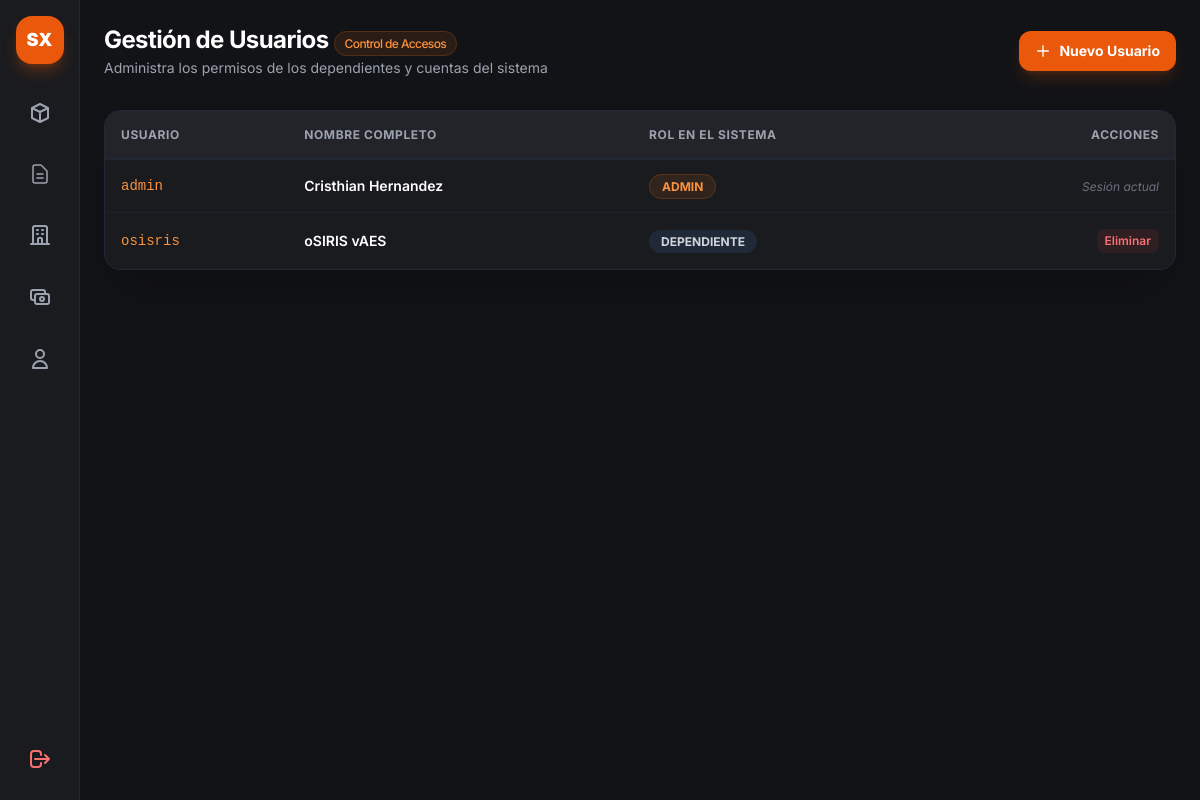
/admin/usuarios (signed in), run on an earlier commit of the app's database.
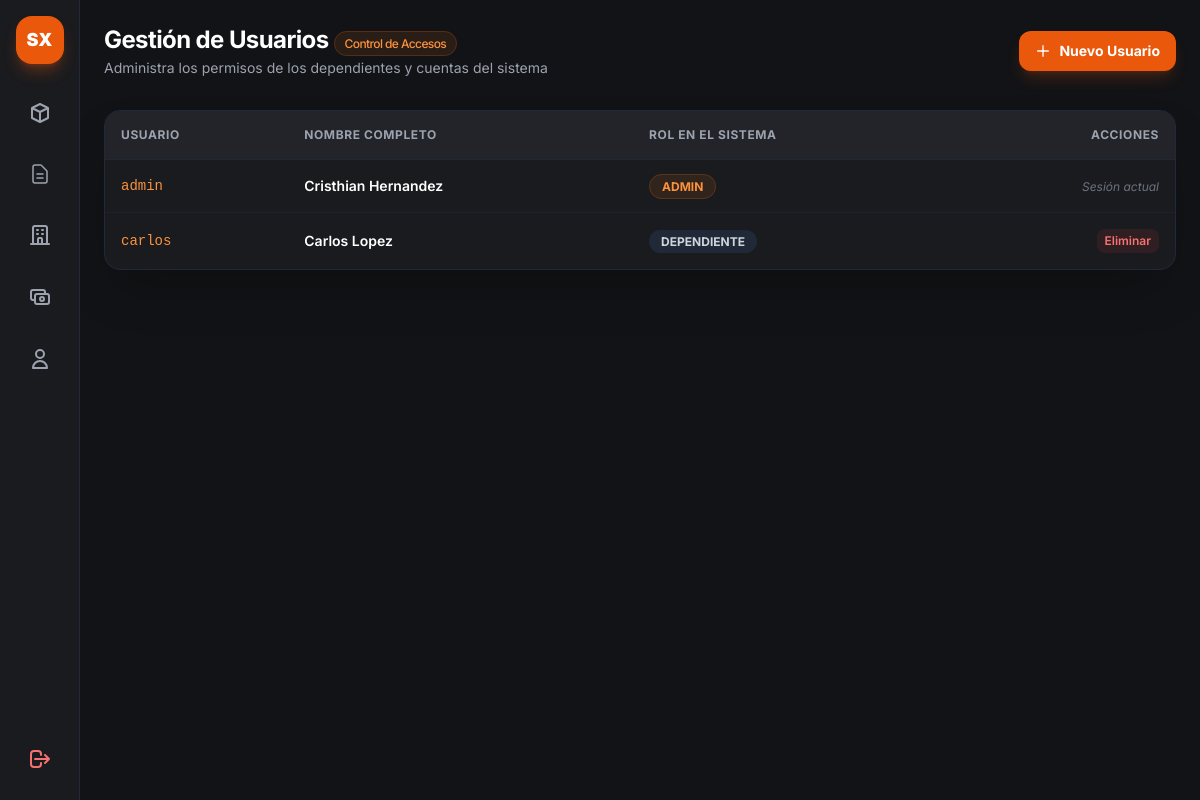
And on a later commit of the database.
### app.py (models this page shows)
class Usuario(db.Model):
    __tablename__ = 'usuarios'
    id = db.Column(db.Integer, primary_key=True)
    username = db.Column(db.String(50), unique=True, nullable=False)
    password = db.Column(db.String(100), nullable=False)
    nombre = db.Column(db.String(100), nullable=False)
    rol = db.Column(db.String(20), default='dependiente')

### app.py (the view)
@app.route('/admin/usuarios')
def vista_usuarios():
    if 'user' not in session or session.get('rol') != 'admin':
        return redirect(url_for('login'))
    usuarios = Usuario.query.all()
    return render_template('admin_usuarios.html', usuarios=usuarios)

### app.py (called while the page is built)
@app.context_processor
def inject_today():
    return {'hoy': date.today()}

### templates/admin_usuarios.html (shortened to what this page needs)
{% extends "base.html" %}
{% block content %}
    <header class="p-6 pb-2 flex justify-between items-center">
        <div>
            <h1 class="text-2xl font-bold text-white tracking-tight">Gestión de Usuarios <span
                    class="text-xs font-medium px-2.5 py-1 rounded-full bg-orange-500/10 text-orange-400 border border-orange-500/20">Control
                    de Accesos</span></h1>
            <p class="text-sm text-gray-400 mt-0.5">Administra los permisos de los dependientes y cuentas del
                sistema</p>
        </div>
        <button onclick="abrirModalUsuario()"
            class="px-4 py-2.5 bg-orange-600 hover:bg-orange-500 text-white font-bold rounded-xl transition flex items-center gap-2 text-sm shadow-lg shadow-orange-600/20 active:scale-95">
            <svg class="w-4 h-4" fill="none" stroke="currentColor" viewBox="0 0 24 24">
                <path stroke-linecap="round" stroke-linejoin="round" stroke-width="2" d="M12 4v16m8-8H4" />
            </svg>
            <span>Nuevo Usuario</span>
        </button>
    </header>
    <section class="p-6 flex-1">
        <div class="bg-[#1a1b1e] border border-gray-800 rounded-2xl overflow-hidden shadow-2xl">
            <table class="w-full text-left border-collapse">
                <thead>
                    <tr
                        class="border-b border-gray-800 text-xs font-semibold text-gray-400 uppercase tracking-wider bg-[#222429]">
                        <th class="p-4">Usuario</th>
                        <th class="p-4">Nombre Completo</th>
                        <th class="p-4">Rol en el Sistema</th>
                        <th class="p-4 text-right">Acciones</th>
                    </tr>
                </thead>
                <tbody class="divide-y divide-gray-800/60 text-sm">
                    {% for u in usuarios %}
                    <tr class="hover:bg-gray-800/30 transition-colors">
                        <td class="p-4 font-mono text-orange-400 font-medium">{{ u.username }}</td>
                        <td class="p-4 text-white font-semibold">{{ u.nombre }}</td>
                        <td class="p-4">
                            <span
                                class="px-3 py-1 rounded-full text-xs font-bold {% if u.rol == 'admin' %}bg-orange-500/10 text-orange-400 border border-orange-500/20{% else %}bg-gray-800 text-gray-300{% endif %}">
                                {{ u.rol|upper }}
                            </span>
                        </td>
                        <td class="p-4 text-right">
                            {% if u.username != session.get('user') %}
                            <form action="/admin/usuarios/eliminar/{{ u.id }}" method="POST" class="inline"
                                onsubmit="return confirm('¿Seguro que deseas eliminar este usuario?');">
                                <button type="submit"
                                    class="text-red-400 hover:text-red-300 text-xs font-semibold px-2 py-1 bg-red-500/10 rounded-lg hover:bg-red-500/20 transition">Eliminar</button>
                            </form>
                            {% else %}
                            <span class="text-xs text-gray-500 italic">Sesión actual</span>
                            {% endif %}
                        </td>
                    </tr>
                    {% endfor %}
                </tbody>
            </table>
        </div>
    </section>
{% endblock %}

What changed in the data, as far as the page shows it:
changed Usuario "DEPENDIENTE": username "osisris" → "carlos"; nombre "oSIRIS vAES" → "Carlos Lopez"
